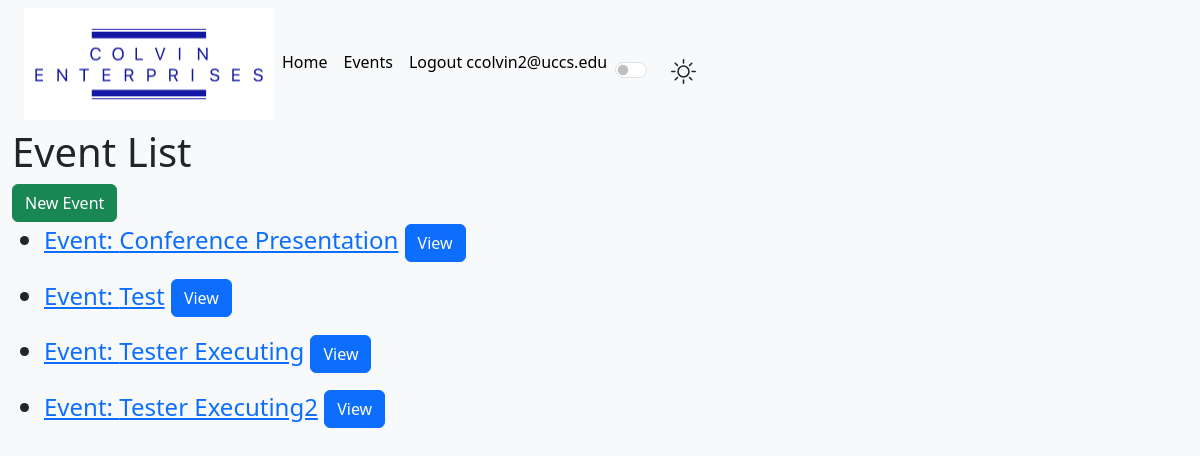
Page /events/ (signed in) on the earlier database version.
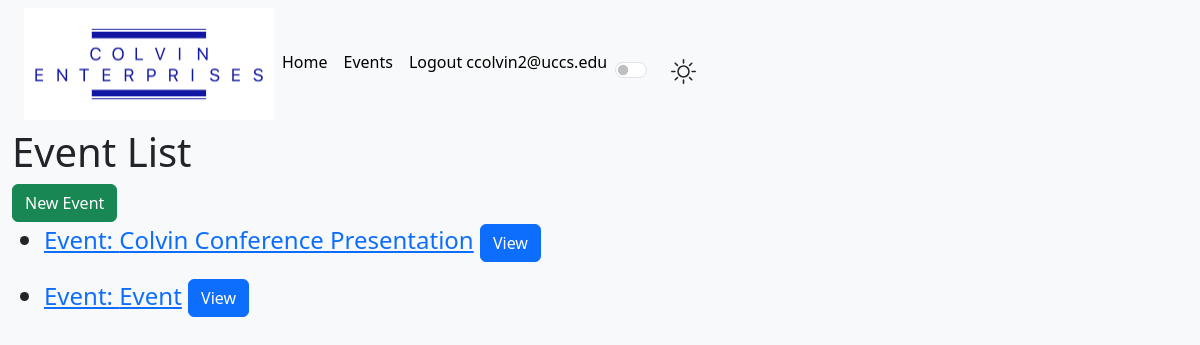
Same page on the later database version.
### event_app/models.py (models this page shows, shortened)
class Event(models.Model):
	event_name = models.CharField(max_length=100)
	event_desc = models.TextField()
	start_date = models.DateTimeField(default=timezone.now)
	end_date   = models.DateTimeField(default=timezone.now)
	slug = models.SlugField(max_length=100,unique=True)
	def get_absolute_url(self):
		return reverse('event-detail', args=[str(self.id)])

### event_app/views.py (the view)
# urls.py: path('events/', views.EventListView.as_view(), name= 'events'),
class EventListView(LoginRequiredMixin, ListView):
	model = Event

### event_app/templates/event_app/event_list.html (shortened to what this page needs)
{% extends 'event_app/base_template.html' %}
{% block content %}
<h1>Event List</h1>
<a class="btn btn-success" href="{% url 'event_create' %}" role="button">New Event</a>
{% if event_list %}
<ul>
{% for event in event_list %}
<li style="font-size:24px">
<a href="{{ event.get_absolute_url }}">Event: {{ event.event_name }}</a>
<a class="btn btn-primary" href="{{ event.get_absolute_url }}" role="button">View</a>
</li>
{% endfor %}
</ul>
{% else %}
<p>There are no events created or scheduled.</p>
{% endif %}
{% endblock %}

### event_app/templates/event_app/base_template.html (shortened to what this page needs)
{% load static %}
<!DOCTYPE html>
<html lang="en">
<head>
<link href="https://cdn.jsdelivr.net/npm/bootstrap@5.3.2/dist/css/bootstrap.min.css" rel="stylesheet">
</head>
<body>
<div class="container-fluid">
<nav class="navbar navbar-expand-lg bg-body-tertiary">
<div class="container-fluid">
	<img src="{% static 'images/horizontal_on_white.png' %}" width="250" height="112">
<div class="collapse navbar-collapse" id="navbarNav">
<ul class="navbar-nav">
<li class="nav-item">
<a class="nav-link active" aria-current="page" href="{% url 'index' %}">Home</a>
</li>
<li class="nav-item">
<a class="nav-link active" aria-current="page" href="{% url 'events' %}">Events</a>
</li>
{% if user.is_authenticated %}
	<li class="nav-item">
	<a class="nav-link active" aria-current="page" href="logout?next={{ request.path }}">Logout {{user.email}}</a>
	</li>
{% else %}
	{% load socialaccount %}
{% endif %}
<li class="nav-item">
<div class="form-check form-switch ms-auto mt-3 me-3">
  <label class="form-check-label ms-3" for="lightSwitch">
  </label>
  <input class="form-check-input" type="checkbox" id="lightSwitch" />
</div>
</li>
</ul>
</div>
</div>
</nav>
{% block content %}
{% endblock %}
</div>
</body>
</html>

Differences in the rows shown:
removed Event: event_name "Conference Presentation"
removed Event: event_name "Test"
removed Event: event_name "Tester Executing"
removed Event: event_name "Tester Executing2"
added Event: event_name "Colvin Conference Presentation"
added Event: event_name "Event"
